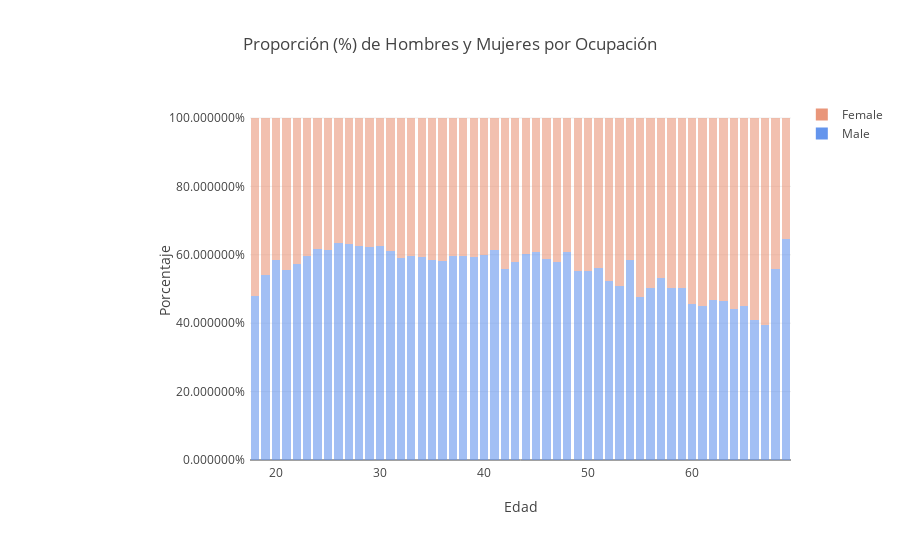

Notebook cell for this chart:
### Code cell
trace1 = go.Bar(
    x=sorted(list(df_m.age.unique())),
    y=[len(df_m[df_m.age==x])/len(df.loc[df.age == x])  for x in sorted(list(df_m.age.unique()))],
    marker=dict(color="cornflowerblue",
            opacity=0.6),name='Male'
)
trace2 = go.Bar(
    x=sorted(list(df_m.age.unique())),
    y=[len(df_f[df_f.age==x])/len(df.loc[df.age == x])   for x in sorted(list(df_m.age.unique()))],
    marker=dict(color="darksalmon",
            opacity=0.6),
    name='Female'
)

data = [trace1, trace2]
layout = go.Layout(
    barmode='stack', margin=go.layout.Margin(
        l=250,
        r=50,
        b=100,
        t=100,
        pad=4
    ),
    title = 'Proporción (%) de Hombres y Mujeres por Ocupación',
     xaxis = dict(title = 'Edad'),
    yaxis = dict(title= "Porcentaje", hoverformat = '.2%', tickformat = '%')
)

fig = go.Figure(data=data, layout=layout)
iplot(fig)

### Figure 1 — Plotly figure (JSON) as saved in the notebook; plotly's stock layout.template omitted (floating-point values rounded to 4 significant figures)
{"data": [{"marker": {"color": "cornflowerblue", "opacity": 0.6}, "name": "Male", "type": "bar", "uid": "a5ba253c-2635-4330-91a9-5fd29b9fc87a", "x": [18, 19, 20, 21, 22, 23, 24, 25, 26, 27, 28, 29, 30, 31, 32, 33, 34, 35, 36, 37, 38, 39, 40, 41, 42, 43, 44, 45, 46, 47, 48, 49, 50, 51, 52, 53, 54, 55, 56, 57, 58, 59, 60, 61, 62, 63, 64, 65, 66, 67, 68, 69], "y": [0.479, 0.5401, 0.5845, 0.5562, 0.5734, 0.5957, 0.6157, 0.614, 0.6356, 0.6312, 0.6255, 0.6234, 0.6262, 0.6124, 0.5906, 0.5956, 0.5936, 0.5835, 0.5812, 0.5978, 0.597, 0.5947, 0.5981, 0.6153, 0.5588, 0.5804, 0.6031, 0.6096, 0.5882, 0.5803, 0.6091, 0.5534, 0.5515, 0.56, 0.5233, 0.5079, 0.5843, 0.4755, 0.5018, 0.5312, 0.5025, 0.5023, 0.4564, 0.4489, 0.4671, 0.4638, 0.4425, 0.4495, 0.4095, 0.3939, 0.5593, 0.6452]}, {"marker": {"color": "darksalmon", "opacity": 0.6}, "name": "Female", "type": "bar", "uid": "7b2dd84a-b2ae-4e35-98c7-be558027becf", "x": [18, 19, 20, 21, 22, 23, 24, 25, 26, 27, 28, 29, 30, 31, 32, 33, 34, 35, 36, 37, 38, 39, 40, 41, 42, 43, 44, 45, 46, 47, 48, 49, 50, 51, 52, 53, 54, 55, 56, 57, 58, 59, 60, 61, 62, 63, 64, 65, 66, 67, 68, 69], "y": [0.521, 0.4599, 0.4155, 0.4438, 0.4266, 0.4043, 0.3843, 0.386, 0.3644, 0.3688, 0.3745, 0.3766, 0.3738, 0.3876, 0.4094, 0.4044, 0.4064, 0.4165, 0.4188, 0.4022, 0.403, 0.4053, 0.4019, 0.3847, 0.4412, 0.4196, 0.3969, 0.3904, 0.4118, 0.4197, 0.3909, 0.4466, 0.4485, 0.44, 0.4767, 0.4921, 0.4157, 0.5245, 0.4982, 0.4688, 0.4975, 0.4977, 0.5436, 0.5511, 0.5329, 0.5362, 0.5575, 0.5505, 0.5905, 0.6061, 0.4407, 0.3548]}], "layout": {"barmode": "stack", "margin": {"b": 100, "l": 250, "pad": 4, "r": 50, "t": 100}, "title": {"text": "Proporción (%) de Hombres y Mujeres por Ocupación"}, "xaxis": {"title": {"text": "Edad"}}, "yaxis": {"hoverformat": ".2%", "tickformat": "%", "title": {"text": "Porcentaje"}}}}
